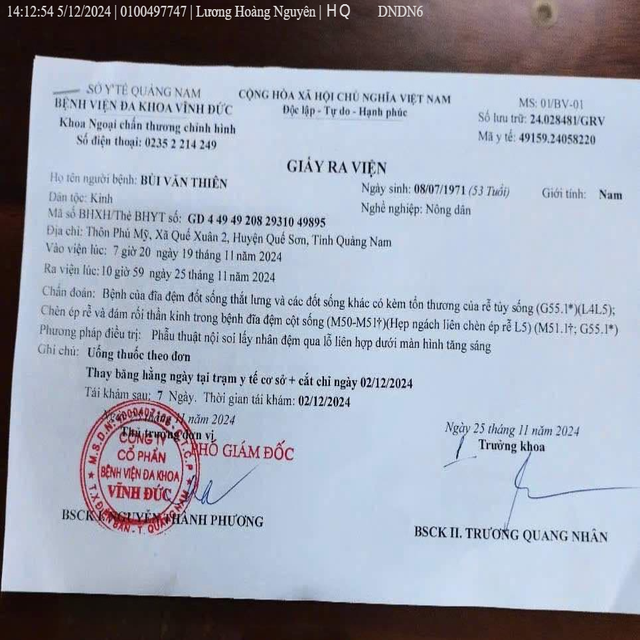
#> input picture src/main/resources/models/yolo/giay_ra_vien/01HM00012177_300005_image_74.png, 640 x 640 px, found by its file name
$ python color.py
#> lines starting #> are read from the running program, lines starting #| are printed output that depends on the picture
import cv2
import numpy as np
from scipy.spatial import ConvexHull

# Đọc ảnh
img_path = "/home/vpslocal/new_workspace/deepapp_bigdata_ml_traininghub/src/main/resources/models/yolo/giay_ra_vien/01HM00012177_300005_image_74.png"
img = cv2.imread(img_path)
#> img is the input picture: shape (640, 640, 3); mean B, G, R 178.6, 163.8, 157.4

if img is None:
    print(f"Không thể đọc ảnh tại: {img_path}")
    exit()

img = cv2.resize(img, (960, 1280))
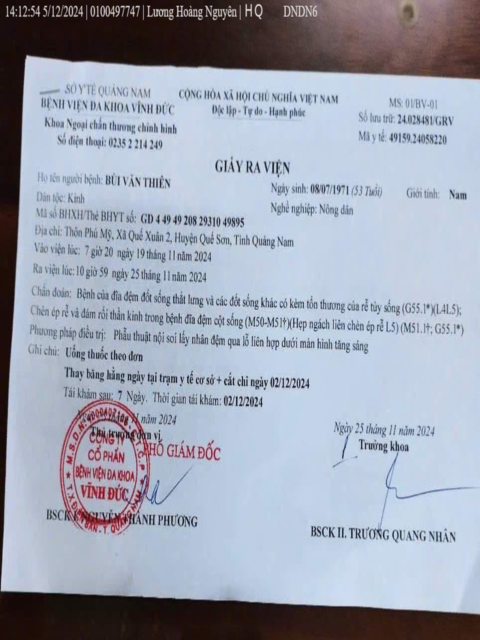
#> img: shape (1280, 960, 3) (shown at 1/2 size); mean B, G, R 178.5, 163.7, 157.4
original_img = img.copy()
hsv = cv2.cvtColor(img, cv2.COLOR_BGR2HSV)
#> hsv: shape (1280, 960, 3); mean H, S, V 95.6, 55.2, 183

# Biến toàn cục
drawing = False
start_point = (-1, -1)
end_point = (-1, -1)
selected_color = None

# [109 lines left out: functions mouse_callback, order_points, get_bounding_box_corners, extend_corners_to_image_bounds, get_extreme_points, find_best_4_corners and 1 more, not called in this run]

# Hiển thị và chọn vùng màu
print("Hãy vẽ bbox xung quanh vùng màu của tài liệu...")
cv2.imshow("Original - Chon vung mau", img)
cv2.setMouseCallback("Original - Chon vung mau", mouse_callback)

while selected_color is None:
    cv2.waitKey(1)

cv2.destroyAllWindows()

# Tạo mask
tolerance = 35  # Tăng tolerance để bao phủ tốt hơn
lower = np.array([max(0, selected_color[0] - tolerance),
                  max(0, selected_color[1] - tolerance),
                  max(0, selected_color[2] - tolerance)])
upper = np.array([min(179, selected_color[0] + tolerance),
                  min(255, selected_color[1] + tolerance),
                  min(255, selected_color[2] + tolerance)])

mask = cv2.inRange(hsv, lower, upper)

# Làm sạch mask
kernel = np.ones((7, 7), np.uint8)
mask = cv2.morphologyEx(mask, cv2.MORPH_CLOSE, kernel, iterations=3)
mask = cv2.morphologyEx(mask, cv2.MORPH_OPEN, kernel, iterations=2)

# Dilate để lấp đầy các khoảng trống
mask = cv2.dilate(mask, kernel, iterations=2)

cv2.imshow("Mask", mask)

# Tìm contours
contours, _ = cv2.findContours(mask, cv2.RETR_EXTERNAL, cv2.CHAIN_APPROX_SIMPLE)

if len(contours) == 0:
    print("Không tìm thấy contour nào!")
    cv2.waitKey(0)
    cv2.destroyAllWindows()
    exit()

# Lấy contour lớn nhất
largest_contour = max(contours, key=cv2.contourArea)
area = cv2.contourArea(largest_contour)
print(f"Diện tích contour: {area}")

# Vẽ contour
img_with_contour = original_img.copy()
cv2.drawContours(img_with_contour, [largest_contour], -1, (0, 255, 0), 3)
cv2.imshow("Detected Contour", img_with_contour)

# Tìm 4 góc tốt nhất
corners, method = find_best_4_corners(largest_contour, img.shape)
print(f"Phương pháp sử dụng: {method}")

# Sắp xếp các góc
rect = order_points(corners)

# Vẽ các góc
img_with_corners = original_img.copy()
colors = [(255, 0, 0), (0, 255, 0), (0, 0, 255), (255, 255, 0)]
labels = ['TL', 'TR', 'BR', 'BL']

for i, (point, color, label) in enumerate(zip(rect, colors, labels)):
    pt = tuple(point.astype(int))
    cv2.circle(img_with_corners, pt, 10, color, -1)
    cv2.putText(img_with_corners, label, (pt[0]+15, pt[1]),
                cv2.FONT_HERSHEY_SIMPLEX, 0.8, color, 2)

cv2.imshow("Corners Detected", img_with_corners)

# Tính kích thước ảnh đầu ra
(tl, tr, br, bl) = rect
widthA = np.sqrt(((br[0] - bl[0]) ** 2) + ((br[1] - bl[1]) ** 2))
widthB = np.sqrt(((tr[0] - tl[0]) ** 2) + ((tr[1] - tl[1]) ** 2))
maxWidth = max(int(widthA), int(widthB))

heightA = np.sqrt(((tr[0] - br[0]) ** 2) + ((tr[1] - br[1]) ** 2))
heightB = np.sqrt(((tl[0] - bl[0]) ** 2) + ((tl[1] - bl[1]) ** 2))
maxHeight = max(int(heightA), int(heightB))

print(f"Kích thước ảnh đầu ra: {maxWidth}x{maxHeight}")

# Điểm đích
dst = np.array([
    [0, 0],
    [maxWidth - 1, 0],
    [maxWidth - 1, maxHeight - 1],
    [0, maxHeight - 1]
], dtype="float32")

# Perspective transform
M = cv2.getPerspectiveTransform(rect, dst)
warped = cv2.warpPerspective(original_img, M, (maxWidth, maxHeight))

cv2.imshow("Flattened Image", warped)

# Lưu kết quả
output_path = "/home/vpslocal/flattened_output.png"
cv2.imwrite(output_path, warped)
print(f"\n✓ Đã lưu ảnh làm phẳng tại: {output_path}")

# Thêm tùy chọn: Cắt bỏ viền đen (nếu có)
print("\nNhấn 'c' để cắt bỏ viền đen, nhấn phím khác để thoát...")
key = cv2.waitKey(0)

if key == ord('c'):
    # Chuyển sang grayscale và tìm vùng không đen
    gray = cv2.cvtColor(warped, cv2.COLOR_BGR2GRAY)
    _, thresh = cv2.threshold(gray, 10, 255, cv2.THRESH_BINARY)

    # Tìm contour của vùng không đen
    contours, _ = cv2.findContours(thresh, cv2.RETR_EXTERNAL, cv2.CHAIN_APPROX_SIMPLE)
    if len(contours) > 0:
        largest = max(contours, key=cv2.contourArea)
        x, y, w, h = cv2.boundingRect(largest)
        cropped = warped[y:y+h, x:x+w]

        cv2.imshow("Cropped Result", cropped)
        output_cropped = "/home/vpslocal/flattened_cropped.png"
        cv2.imwrite(output_cropped, cropped)
        print(f"✓ Đã lưu ảnh đã cắt tại: {output_cropped}")
        cv2.waitKey(0)

cv2.destroyAllWindows()

$ run again, with src/main/resources/models/yolo/giay_ra_vien/01HM00012217_300005_image_66.png copied over src/main/resources/models/yolo/giay_ra_vien/01HM00012177_300005_image_74.png
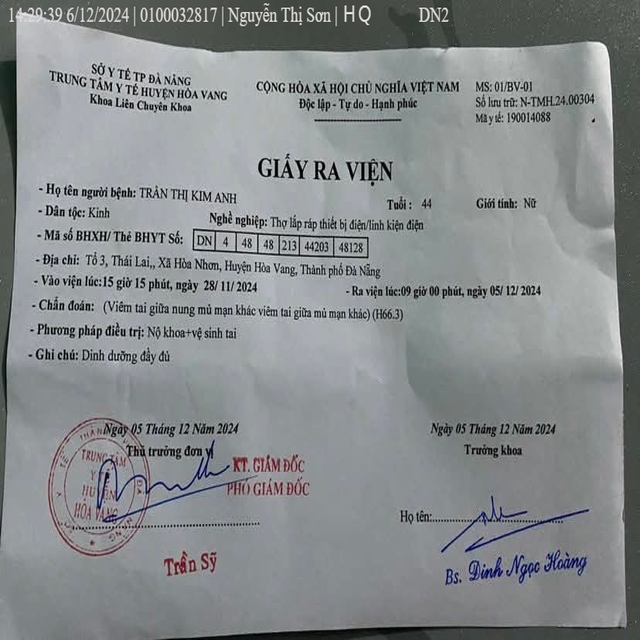
#> input picture src/main/resources/models/yolo/giay_ra_vien/01HM00012217_300005_image_66.png, 640 x 640 px, found by its file name
#> img is the input picture: shape (640, 640, 3); mean B, G, R 139.8, 138, 134.2
#> `img = cv2.resize(img, (960, 1280))`:
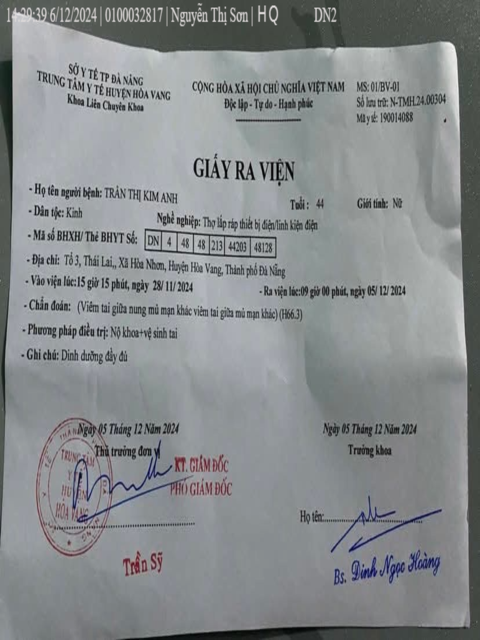
#> img: shape (1280, 960, 3) (shown at 1/2 size); mean B, G, R 139.7, 138, 134.2
#> hsv: shape (1280, 960, 3); mean H, S, V 94.7, 14.5, 140.8

$ run again, with src/main/resources/models/yolo/giay_ra_vien/01HM00012234_300005_image_94.png copied over src/main/resources/models/yolo/giay_ra_vien/01HM00012177_300005_image_74.png
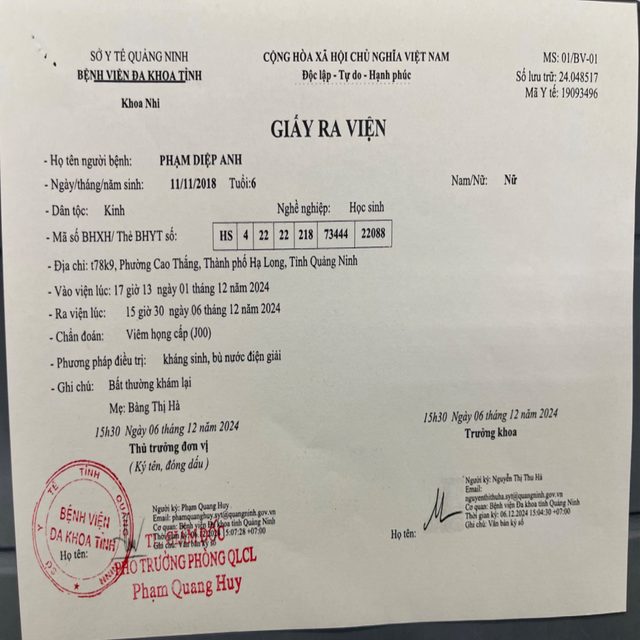
#> input picture src/main/resources/models/yolo/giay_ra_vien/01HM00012234_300005_image_94.png, 640 x 640 px, found by its file name
#> img is the input picture: shape (640, 640, 3); mean B, G, R 172.4, 180.5, 184.8
#> `img = cv2.resize(img, (960, 1280))`:
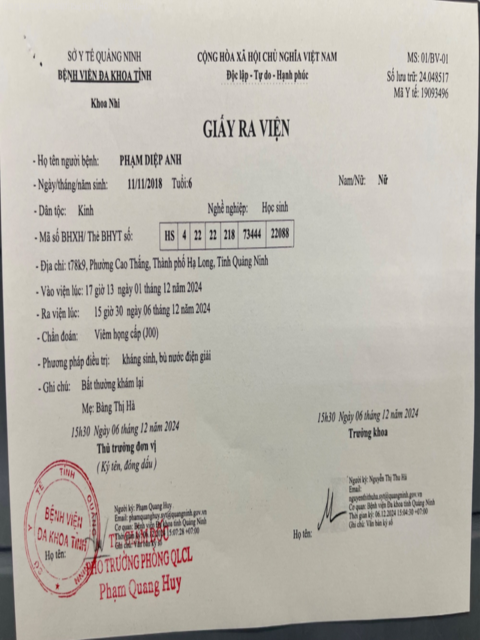
#> img: shape (1280, 960, 3) (shown at 1/2 size); mean B, G, R 172.4, 180.4, 184.7
#> hsv: shape (1280, 960, 3); mean H, S, V 27.6, 18.7, 185

$ run again, with src/main/resources/models/yolo/giay_ra_vien/01HM00012235_300005_image_74.png copied over src/main/resources/models/yolo/giay_ra_vien/01HM00012177_300005_image_74.png
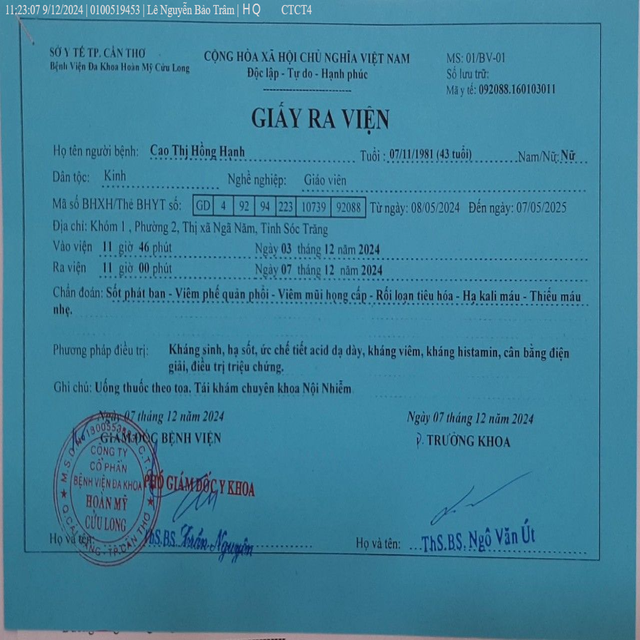
#> input picture src/main/resources/models/yolo/giay_ra_vien/01HM00012235_300005_image_74.png, 640 x 640 px, found by its file name
#> img is the input picture: shape (640, 640, 3); mean B, G, R 154.5, 129, 63.3
#> `img = cv2.resize(img, (960, 1280))`:
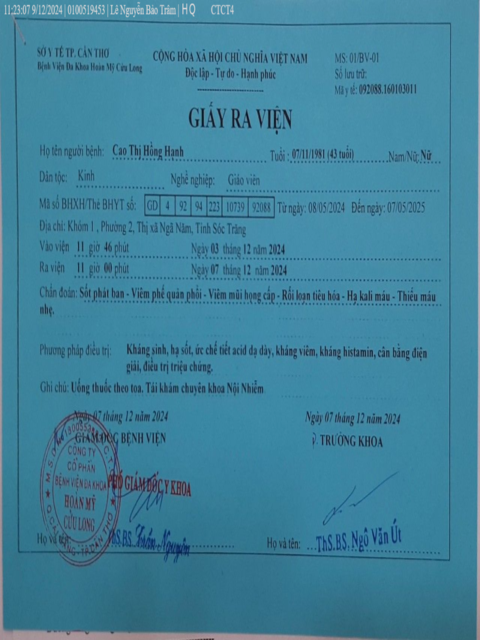
#> img: shape (1280, 960, 3) (shown at 1/2 size); mean B, G, R 154.4, 128.9, 63.2
#> hsv: shape (1280, 960, 3); mean H, S, V 99.2, 151.7, 154.5
